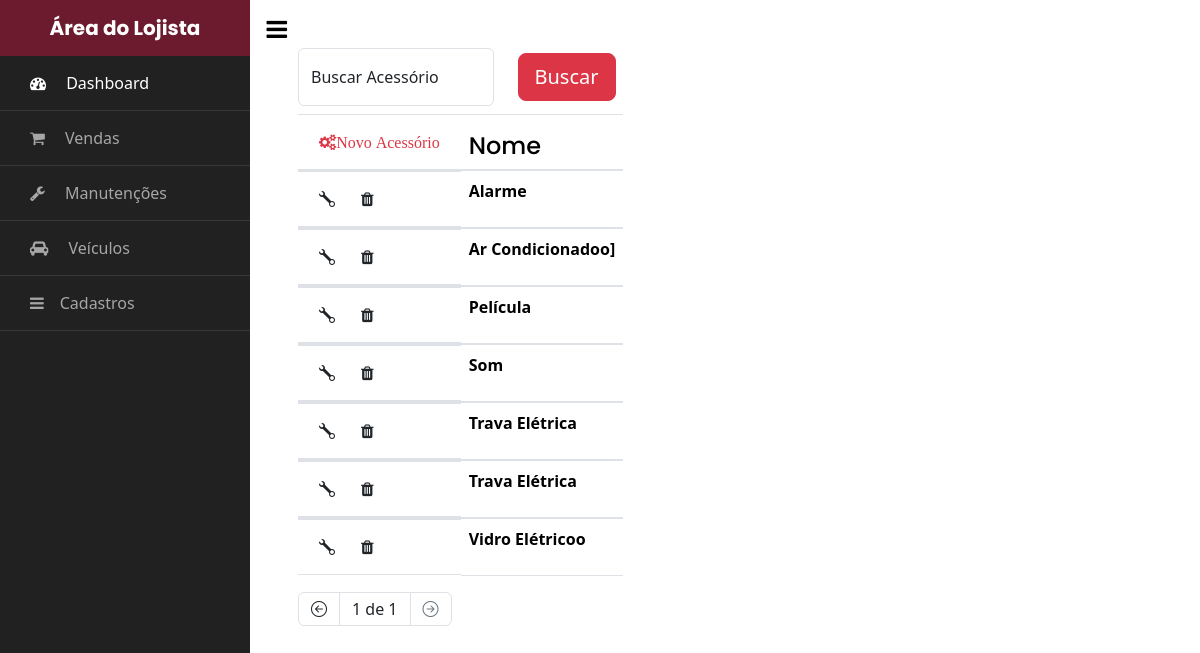
Page /area_do_lojista/cadastros/acessorios/ on the committed database.
### veiculos/models.py (models this page shows, shortened)
class Acessorio(models.Model):
    id = models.AutoField(primary_key=True)
    nome = models.CharField(max_length=50)

### gestao/views.py (the view)
# urls.py: path('cadastros/acessorios/', AcessorioListView.as_view(), name='lista_acessorios'),
class AcessorioListView(ListView):
    model = Acessorio
    template_name = 'acessorios.html'
    context_object_name = 'acessorios'
    paginate_by = 15
    def get_queryset(self):
        acessorio = super(AcessorioListView, self).get_queryset()
        search = self.request.GET.get('search')
        if search:
            acessorio = acessorio.filter(nome__icontains=search).order_by('nome')
        else:
            acessorio = acessorio.order_by('nome')
        return acessorio

### gestao/templates/acessorios.html (shortened to what this page needs)
{% extends 'base_lojista.html' %}
{% block content %}
<form method="GET" action="{% url 'lista_acessorios' %}" class="row  d-flex flex-wrap">
    <div class="col-11 col-sm-5 col-md-4 col-lg-3 mb-2">
      <div class="form-floating">
          <input type="text" name="search" id="search" class="form-control" placeholder="Search" value="{{ request.GET.search|default:'' }}">
          <label class="form-label" for="Search">Buscar Acessório</label>
      </div>
    </div>
      <div class="col col-sm-2 align-self-center mb-2">
          <button type="submit" class="btn btn-danger btn-lg ">Buscar</button>
      </div>
</form>
    <table class="table table-responsive">
        <thead>
            <tr class="">
                <th class="">
                    <button class="btn" type="button" data-bs-toggle="modal" data-bs-target="#createModal"><i class="fa fa-cogs text-danger">Novo Acessório</i></button>
                    </div>
                <th ><h4 class="m-0">Nome</h4></th>
        <tbody>
            {% for acessorio in acessorios %}
                <tr class="">
                    <td class="d-flex flex-nowrap">
                        <button class="btn" type="button" data-bs-toggle="modal" data-bs-target="#editModal{{acessorio.id}}"><i class="bi bi-wrench"></i></button>
                        <button class="btn" type="button" data-bs-toggle="modal" data-bs-target="#deleteModal{{acessorio.id}}"> <i class="fa fa-trash link-offset-3-hover"></i></button>
                    </td>
                    <th class="" scope="row">{{ acessorio.nome }}</th>
                </tr>
        </tbody>
    </div>
    {% endfor %}
<nav aria-label="Page navigation example">
    <ul class="pagination ">
      {% if page_obj.has_previous %}
        <li class="page-item">
          <a class="page-link link-dark" href="?search={{ request.GET.search|default:'' }}&page=1"><i class="bi bi-chevron-double-left"></i></a>
        </li>
        <li class="page-item">
          <a class="page-link link-dark" href="?&search={{ request.GET.search|default:'' }}&page={{ page_obj.previous_page_number }}"><i class="bi bi-arrow-left-circle"></i></a>
        </li>
      {% else %}
        <li class="page-item disabled">
          <span class="page-link link-dark"><i class="bi bi-arrow-left-circle"></i></span>
        </li>
      {% endif %}
      <li class="page-item">
        <span class="page-link current link-dark">
          {{ page_obj.number }} de {{ page_obj.paginator.num_pages }}
        </span>
      </li>
      {% if page_obj.has_next %}
        <li class="page-item">
          <a class="page-link link-dark" href="?search={{ request.GET.search|default:'' }}&page={{ page_obj.next_page_number }}"><i class="bi bi-arrow-right-circle"></i></a>
        </li>
        <li class="page-item">
          <a class="page-link link-dark" href="?search={{ request.GET.search|default:'' }}&page={{ page_obj.paginator.num_pages }}"><i class="bi bi-chevron-double-right"></i></a>
        </li>
      {% else %}
        <li class="page-item disabled">
          <span class="page-link"><i class="bi bi-arrow-right-circle"></i></span>
        </li>
      {% endif %}
    </ul>
  </nav>
{% endblock %}

### rows in the picture
Acessorio: nome "Alarme"
Acessorio: nome "Ar Condicionadoo]"
Acessorio: nome "Película"
Acessorio: nome "Som"
Acessorio: nome "Trava Elétrica"
Acessorio: nome "Trava Elétrica"
Acessorio: nome "Vidro Elétricoo"

### other values in the picture
{{ page_obj.number }} "1"
{{ page_obj.paginator.num_pages }} "1"
